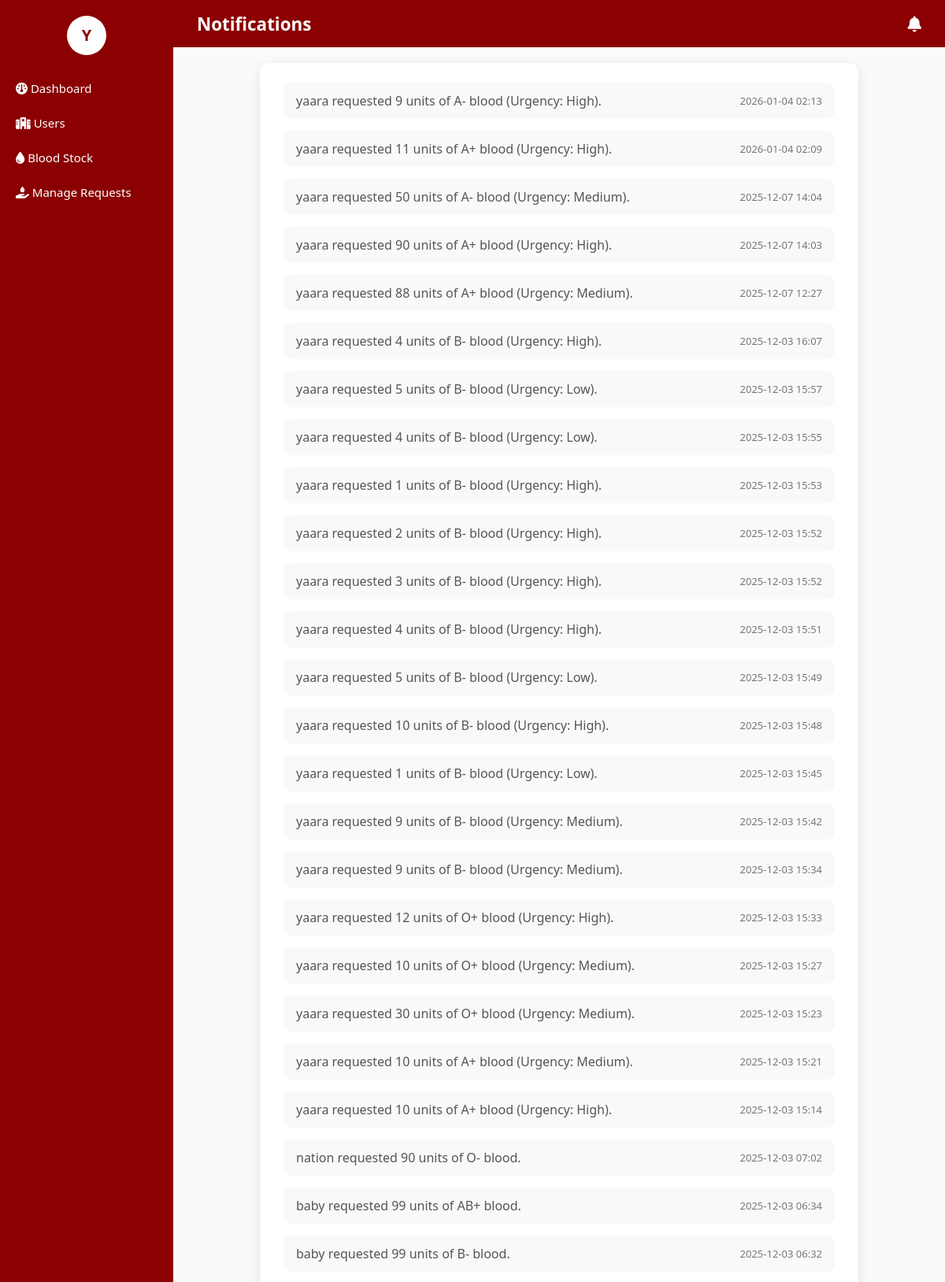
The app's page /dashboard/admin_notifications/ (signed in, upper part) with its own data.
### blood_bank_app/models.py (models this page shows, shortened)
class AdminNotification(models.Model):
    user = models.ForeignKey(User, on_delete=models.CASCADE, null=True, blank=True)
    role = models.CharField(max_length=20, blank=True, null=True)  # New field to store role
    message = models.TextField()
    created_at = models.DateTimeField(auto_now_add=True)
    is_read = models.BooleanField(default=False)

### blood_bank_app/views.py (the view)
# urls.py: path('dashboard/admin_notifications/', views.admin_notifications, name='admin_notifications'),
@login_required
def admin_notifications(request):
    notifications = AdminNotification.objects.all().order_by('-created_at')
    unread_notifications = notifications.filter(is_read=False)
    read_notifications = notifications.filter(is_read=True)
    context = {
        'unread_notifications': unread_notifications,
        'read_notifications': read_notifications,
        'unread_count': unread_notifications.count(),
    }
    return render(request, 'dashboard/admin_notifications.html', context)

### blood_bank_app/templates/dashboard/admin_notifications.html (shortened to what this page needs)
{% extends 'dashboard/admin_base.html' %}
{% block page_title %}Notifications{% endblock %}
{% block content_admin %}
<body data-mark-read-url="{% url 'admin_notifications_mark_read' %}">
<div class="notifications-wrapper">
    {% if read_notifications %}
        <div class="notif-section read-section">
            {% for notif in read_notifications %}
            <div class="notif-item read">
                <p class="notif-message">{{ notif.message }}</p>
                <span class="notif-time">{{ notif.created_at|date:"Y-m-d H:i" }}</span>
            </div>
            {% endfor %}
        </div>
    {% else %}
        {% if not unread_notifications %}
        <p class="no-notif">No notifications yet.</p>
        {% endif %}
    {% endif %}
</div>
{% endblock %}

### blood_bank_app/templates/dashboard/admin_base.html (shortened to what this page needs)
{% load static %}
<!DOCTYPE html>
<html lang="en">
<head>
    <link rel="stylesheet" href="https://cdnjs.cloudflare.com/ajax/libs/font-awesome/6.5.0/css/all.min.css">
</head>
<body>
    <div class="sidebar">
        <div class="profile-container">
            <div class="profile-icon" onclick="toggleProfile()">
                {{ request.user.username|slice:":1"|upper }}
            </div>
        </div>
        <a href="{% url 'admin_dashboard' %}"><i class="fa-solid fa-gauge"></i> Dashboard</a>
        <a href="{% url 'users' %}"><i class="fa-solid fa-hospital"></i> Users</a>
        <a href="{% url 'blood_stock_dashboard' %}"><i class="fa-solid fa-droplet"></i> Blood Stock</a>
        <a href="{% url 'manage_requests' %}"><i class="fa-solid fa-hand-holding-droplet"></i> Manage Requests</a>
    </div>
    <div class="topbar">
        <span>{% block page_title %}Admin Dashboard{% endblock %}</span>
        <div class="topbar-icons">
            <a href="{% url 'admin_notifications' %}" class="notification-icon" title="Notifications">
                <i class="fa-solid fa-bell"></i>
            </a>
        </div>
    </div>
    <div class="main-content">
        {% block content_admin %}{% endblock %}
    </div>
</body>
</html>

### blood_bank_app/templates/dashboard/admin_base.html (style rules this page uses)
body, html { margin: 0; padding: 0; font-family: 'Segoe UI', sans-serif; background: #FAFAFA; }
.sidebar { width: 220px; background-color: #8B0000; color: white; position: fixed; top: 0; bottom: 0; left: 0; padding-top: 20px; z-index: 50; }
.sidebar a { display: block; color: white; text-decoration: none; padding: 12px 20px; font-size: 15px; }
.profile-container { text-align: center; margin-bottom: 20px; position: relative; }
.profile-icon { width: 50px; height: 50px; background-color: white; color: #8B0000; border-radius: 50%; font-weight: bold; line-height: 50px; margin: 0 auto; cursor: pointer; display: flex; align-items: center; justify-content: center; font-size: 20px; }
.topbar { position: fixed; left: 220px; right: 0; top: 0; height: 60px; background-color: #8B0000; color: #fff; display: flex; justify-content: space-between; align-items: center; padding: 0 30px; font-size: 1.4em; font-weight: 600; z-index: 90; }
.topbar-icons { display: flex; align-items: center; gap: 15px; }
.notification-icon { color: #fff; font-size: 20px; position: relative; transition: transform 0.2s; }
.main-content { margin-left: 220px; padding: 80px 40px 40px 40px; min-height: calc(100vh - 60px); }
p { text-align:center; color:#555; }

### blood_bank_app/templates/dashboard/admin_notifications.html (style rules this page uses)
.notifications-wrapper { max-width: 700px; margin: 0 auto; background: #fff; border-radius: 12px; padding: 25px 30px; box-shadow: 0 4px 15px rgba(0,0,0,0.1); }
.notif-section { display: flex; flex-direction: column; gap: 15px; }
.notif-item { border-radius: 10px; padding: 12px 16px; transition: 0.2s; display: flex; justify-content: space-between; align-items: center; }
.notif-item.read { background-color: #f9f9f9; color: #555; }
.notif-message { margin: 0; text-align: left; flex: 1; }
.notif-time { font-size: 13px; color: #777; white-space: nowrap; margin-left: 10px; }

### records on screen
AdminNotification: message "yaara requested 9 units of A- blood (Urgency: High).", created_at "2026-01-04 02:13"
AdminNotification: message "yaara requested 11 units of A+ blood (Urgency: High).", created_at "2026-01-04 02:09"
AdminNotification: message "yaara requested 50 units of A- blood (Urgency: Medium).", created_at "2025-12-07 14:04"
AdminNotification: message "yaara requested 90 units of A+ blood (Urgency: High).", created_at "2025-12-07 14:03"
AdminNotification: message "yaara requested 88 units of A+ blood (Urgency: Medium).", created_at "2025-12-07 12:27"
AdminNotification: message "yaara requested 4 units of B- blood (Urgency: High).", created_at "2025-12-03 16:07"
AdminNotification: message "yaara requested 5 units of B- blood (Urgency: Low).", created_at "2025-12-03 15:57"
AdminNotification: message "yaara requested 4 units of B- blood (Urgency: Low).", created_at "2025-12-03 15:55"
AdminNotification: message "yaara requested 1 units of B- blood (Urgency: High).", created_at "2025-12-03 15:53"
AdminNotification: message "yaara requested 2 units of B- blood (Urgency: High).", created_at "2025-12-03 15:52"
AdminNotification: message "yaara requested 3 units of B- blood (Urgency: High).", created_at "2025-12-03 15:52"
AdminNotification: message "yaara requested 4 units of B- blood (Urgency: High).", created_at "2025-12-03 15:51"
AdminNotification: message "yaara requested 5 units of B- blood (Urgency: Low).", created_at "2025-12-03 15:49"
AdminNotification: message "yaara requested 10 units of B- blood (Urgency: High).", created_at "2025-12-03 15:48"
AdminNotification: message "yaara requested 1 units of B- blood (Urgency: Low).", created_at "2025-12-03 15:45"
AdminNotification: message "yaara requested 9 units of B- blood (Urgency: Medium).", created_at "2025-12-03 15:42"
AdminNotification: message "yaara requested 9 units of B- blood (Urgency: Medium).", created_at "2025-12-03 15:34"
AdminNotification: message "yaara requested 12 units of O+ blood (Urgency: High).", created_at "2025-12-03 15:33"
AdminNotification: message "yaara requested 10 units of O+ blood (Urgency: Medium).", created_at "2025-12-03 15:27"
AdminNotification: message "yaara requested 30 units of O+ blood (Urgency: Medium).", created_at "2025-12-03 15:23"
AdminNotification: message "yaara requested 10 units of A+ blood (Urgency: Medium).", created_at "2025-12-03 15:21"
AdminNotification: message "yaara requested 10 units of A+ blood (Urgency: High).", created_at "2025-12-03 15:14"
AdminNotification: message "nation requested 90 units of O- blood.", created_at "2025-12-03 07:02"
AdminNotification: message "baby requested 99 units of AB+ blood.", created_at "2025-12-03 06:34"
AdminNotification: message "baby requested 99 units of B- blood.", created_at "2025-12-03 06:32"

### other values on screen
{{ request.user.username|slice:":1"|upper }} "Y"
